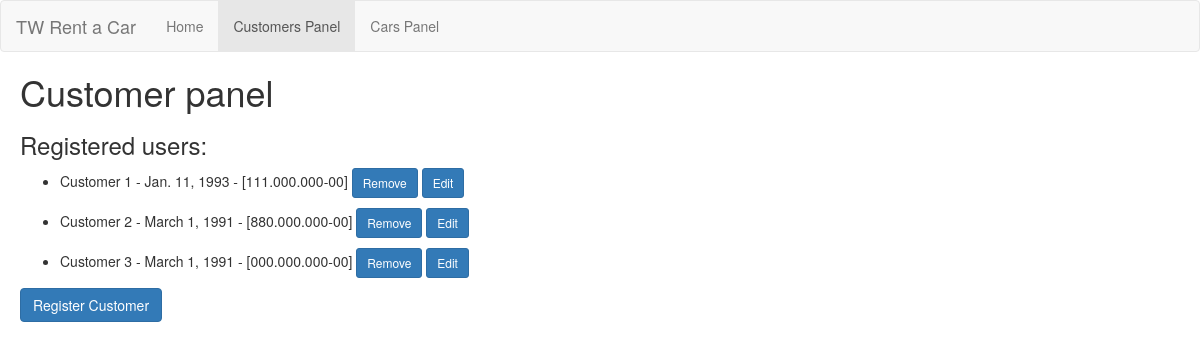
Before: /customers/ with the older database file.
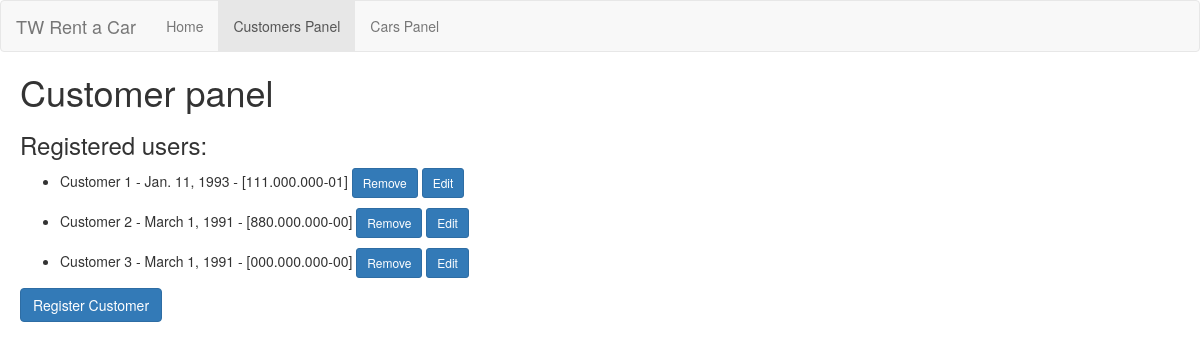
After: the same page with the newer database file.
### rentacar_app/models.py (models this page shows)
class Customer(models.Model):
    name = models.CharField(max_length=200)
    cpf = models.CharField(max_length=200)
    birthday = models.DateField()

### rentacar_app/views.py (the view)
# urls.py: url(r'^customers/$', views.customers, name='customers'),
def customers(request):
    customers = Customer.objects.all()
    context = {'customers': customers}
    return render(request, 'rentacar_app/customers.html', context)

### rentacar_app/templates/rentacar_app/customers.html (shortened to what this page needs)
{% extends "rentacar_app/base_with_navbar.html" %}
    {% block active_customer %}active{% endblock %}
    {% block body %}
        <div style="padding-left:20px">
            <h1>Customer panel</h1>
            <h3>Registered users:</h3>
                <ul>
                    {% if customers %}
                        {% for customer in customers %}
                            <li>{{customer.name}} - {{customer.birthday}} - [{{customer.cpf}}]
                                 <form action="{% url 'customers_remove' %}" method="post" style="display: inline;">
                                    <input class="btn btn-primary btn-sm" type="submit" value="Remove" >
                                </form>
                                <form action="{% url 'customers_register' %}" method="post" style="display: inline;">
                                    <input class="btn btn-primary btn-sm" type="submit" value="Edit" >
                                </form>
                            </li>
                        {% endfor %}
                    {% else %}
                        <li>Empty</li>
                    {% endif %}
                </ul>
            <form action="{% url 'customers_register' %}">
                <input class="btn btn-primary" type="submit" value="Register Customer">
            </form>
        </div>
    {% endblock %}

Changed rows visible on the page:
changed Customer "Customer 1": cpf "111.000.000-00" → "111.000.000-01"
